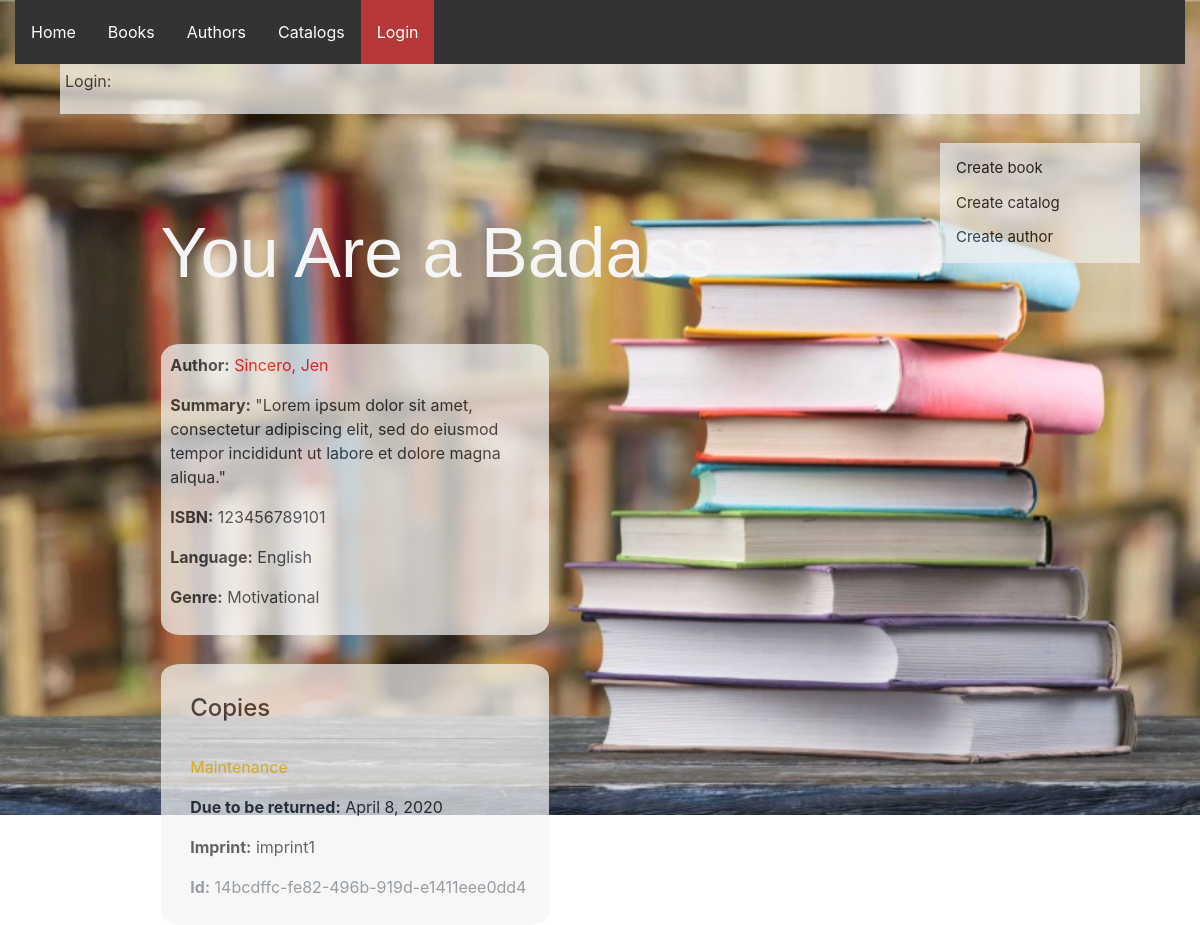
/library/book/1, run on the app's committed database.
### library_app/models.py (models this page shows, shortened)
class Book(models.Model):
    title = models.CharField(max_length=200)
    author = models.ForeignKey('Author', on_delete=models.SET_NULL, null=True)
    summary = models.TextField(max_length=1000, help_text="Description of the book")
    isbn = models.CharField('ISBN', max_length=13,
                            help_text='13 Character <a href="https://www.isbn-international.org/content/what-isbn'
                                      '">ISBN number</a>')
    genre = models.ManyToManyField(Genre, help_text="Genre for this book")
    language = models.ForeignKey('Language', on_delete=models.SET_NULL, null=True)
    def display_genre(self):
        return ', '.join([genre.name for genre in self.genre.all()[:3]])
    display_genre.short_description = 'Genre'

class Author(models.Model):
    first_name = models.CharField(max_length=100)
    last_name = models.CharField(max_length=100)
    date_of_birth = models.DateField(null=True, blank=True)
    date_of_death = models.DateField('died', null=True, blank=True)
    class Meta:
        ordering = ['last_name', 'first_name']
    def __str__(self):
        return f'{self.last_name}, {self.first_name}'

class Language(models.Model):
    name = models.CharField(max_length=200,
                            help_text="Book Language")
    def __str__(self):
        return self.name

class Genre(models.Model):
    name = models.CharField(
        max_length=200,
        help_text="Book Genre"
        )
    def __str__(self):
        return self.name

class BookInstance(models.Model):
    id = models.UUIDField(primary_key=True, default=uuid.uuid4,
                          help_text="Unique ID for book")
    book = models.ForeignKey('Book', on_delete=models.SET_NULL, null=True)
    imprint = models.CharField(max_length=200)
    due_back = models.DateField(null=True, blank=True)
    borrower = models.ForeignKey(User, on_delete=models.SET_NULL, null=True, blank=True)
    LOAN_STATUS = (
        ('d', 'Maintenance'),
        ('o', 'On loan'),
        ('a', 'Available'),
        ('r', 'Reserved'),
    )
    status = models.CharField(
        max_length=1,
        choices=LOAN_STATUS,
        blank=True,
        default='d',
        help_text='Book availability')
    class Meta:
        ordering = ['due_back']
        permissions = (("can_mark_returned", "Set book as returned"),)

### library_app/views.py (the view)
# urls.py: path('book/<int:pk>', views.BookDetailView.as_view(), name='book-detail'),
class BookDetailView(generic.DetailView):
    model = Book

### library_app/templates/library_app/book_detail.html
{% extends "base.html" %}
{% block content %}
  <h1>{{ book.title }}</h1>
  <div class = "container">
  <p><strong>Author:</strong> <a href="">{{ book.author }}</a></p>
  <p><strong>Summary:</strong> {{ book.summary }}</p>
  <p><strong>ISBN:</strong> {{ book.isbn }}</p>
  <p><strong>Language:</strong> {{ book.language }}</p>
  <p><strong>Genre:</strong> {{ book.genre.all|join:", " }}</p>
  </div>
<div class = "container-1">
  <div style="margin-left:20px;margin-top:20px">
    <h4>Copies</h4>
    {% for copy in book.bookinstance_set.all %}
      <hr>
      <p class="{% if copy.status == 'a' %}text-success{% elif copy.status == 'm' %}text-danger{% else %}text-warning{% endif %}">
        {{ copy.get_status_display }}
      </p>
      {% if copy.status != 'a' %}
        <p><strong>Due to be returned:</strong> {{ copy.due_back }}</p>
      {% endif %}
      <p><strong>Imprint:</strong> {{ copy.imprint }}</p>
      <p class="text-muted"><strong>Id:</strong> {{ copy.id }}</p>
      </div>
    {% endfor %}
  </div>
{% endblock %}

### library_app/static/css/styles.css (style rules this page uses)
body { background: url(../images/background.png); background-size: cover; background-repeat: no-repeat; height: 300px; position: relative; }
a { text-decoration: none; color: red; }
h1 { color: whitesmoke; margin-left: 15%; margin-top: 10%; font-family: 'Gill Sans', 'Gill Sans MT', Calibri, 'Trebuchet MS', sans-serif; font-size: 70px; }
.container { background-color: whitesmoke; border-radius: 5%; padding: 1%; opacity: 70%; width: 40%; margin-left: 15%; margin-top: 5%; }
.container-1 { background-color: whitesmoke; border-radius: 5%; padding: 1%; opacity: 70%; width: 40%; margin-left: 15%; margin-top: 3%; }

### data on the page
Book: title "You Are a Badass", author "Sincero, Jen", summary "\"Lorem ipsum dolor sit amet, consectetur adipiscing elit, sed do eiusmod tempor incididunt ut labore et dolore magna aliqua.\"", isbn "123456789101", language "English", genre.all "Motivational"
BookInstance: status "Maintenance", due_back "April 8, 2020", imprint "imprint1", id "14bcdffc-fe82-496b-919d-e1411eee0dd4"
